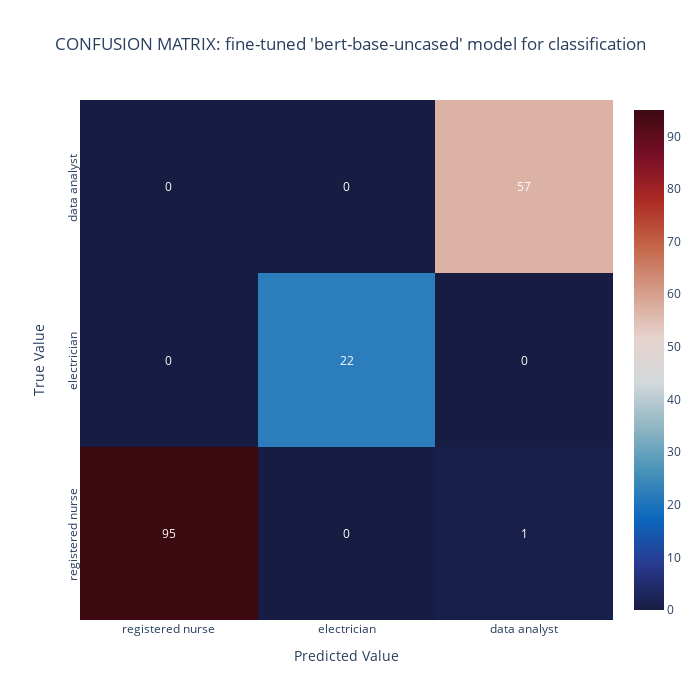

Notebook code for this chart:
### Code cell
# Plot Confusion Matrix.
cm_labels = ['registered nurse', 'electrician', 'data analyst']
cm_matrix = confusion_matrix(labels, preds)
cm_title = "CONFUSION MATRIX: fine-tuned 'bert-base-uncased' model for classification"

fig = ff.create_annotated_heatmap(z=cm_matrix, 
                                  x=cm_labels,
                                  y=cm_labels, 
                                  colorscale='balance', 
                                  showscale=True,
                                  annotation_text=cm_matrix)

fig.update_layout(width=700, 
                  height=700, 
                  title=cm_title, 
                  title_x=0.5,
                  xaxis=dict(title='Predicted Value', side='bottom'), 
                  yaxis_title='True Value')

fig.update_yaxes(tickangle=-90)  
    
fig.show()

# Print detailed classification report.
report = classification_report(labels, preds, output_dict=True)
report_title = "CLASSIFICATION REPORT: fine-tuned 'bert-base-uncased' model for classification"

print(report_title, '\n')
print(classification_report(labels, preds))
print(label2id)

### Figure 1 — Plotly figure (JSON) as saved in the notebook; plotly's stock layout.template omitted (floating-point values rounded to 4 significant figures)
{"data": [{"colorscale": [[0, "rgb(23, 28, 66)"], [0.09091, "rgb(41, 58, 143)"], [0.1818, "rgb(11, 102, 189)"], [0.2727, "rgb(69, 144, 185)"], [0.3636, "rgb(142, 181, 194)"], [0.4545, "rgb(210, 216, 219)"], [0.5455, "rgb(230, 210, 204)"], [0.6364, "rgb(213, 157, 137)"], [0.7273, "rgb(196, 101, 72)"], [0.8182, "rgb(172, 43, 36)"], [0.9091, "rgb(120, 14, 40)"], [1, "rgb(60, 9, 17)"]], "reversescale": false, "showscale": true, "type": "heatmap", "x": ["registered nurse", "electrician", "data analyst"], "y": ["registered nurse", "electrician", "data analyst"], "z": [[95, 0, 1], [0, 22, 0], [0, 0, 57]]}], "layout": {"annotations": [{"font": {"color": "#FFFFFF"}, "showarrow": false, "text": "95", "x": "registered nurse", "xref": "x", "y": "registered nurse", "yref": "y"}, {"font": {"color": "#FFFFFF"}, "showarrow": false, "text": "0", "x": "electrician", "xref": "x", "y": "registered nurse", "yref": "y"}, {"font": {"color": "#FFFFFF"}, "showarrow": false, "text": "1", "x": "data analyst", "xref": "x", "y": "registered nurse", "yref": "y"}, {"font": {"color": "#FFFFFF"}, "showarrow": false, "text": "0", "x": "registered nurse", "xref": "x", "y": "electrician", "yref": "y"}, {"font": {"color": "#FFFFFF"}, "showarrow": false, "text": "22", "x": "electrician", "xref": "x", "y": "electrician", "yref": "y"}, {"font": {"color": "#FFFFFF"}, "showarrow": false, "text": "0", "x": "data analyst", "xref": "x", "y": "electrician", "yref": "y"}, {"font": {"color": "#FFFFFF"}, "showarrow": false, "text": "0", "x": "registered nurse", "xref": "x", "y": "data analyst", "yref": "y"}, {"font": {"color": "#FFFFFF"}, "showarrow": false, "text": "0", "x": "electrician", "xref": "x", "y": "data analyst", "yref": "y"}, {"font": {"color": "#FFFFFF"}, "showarrow": false, "text": "57", "x": "data analyst", "xref": "x", "y": "data analyst", "yref": "y"}], "height": 700, "title": {"text": "CONFUSION MATRIX: fine-tuned 'bert-base-uncased' model for classification", "x": 0.5}, "width": 700, "xaxis": {"dtick": 1, "gridcolor": "rgb(0, 0, 0)", "side": "bottom", "ticks": "", "title": {"text": "Predicted Value"}}, "yaxis": {"dtick": 1, "tickangle": -90, "ticks": "", "ticksuffix": "  ", "title": {"text": "True Value"}}}}
